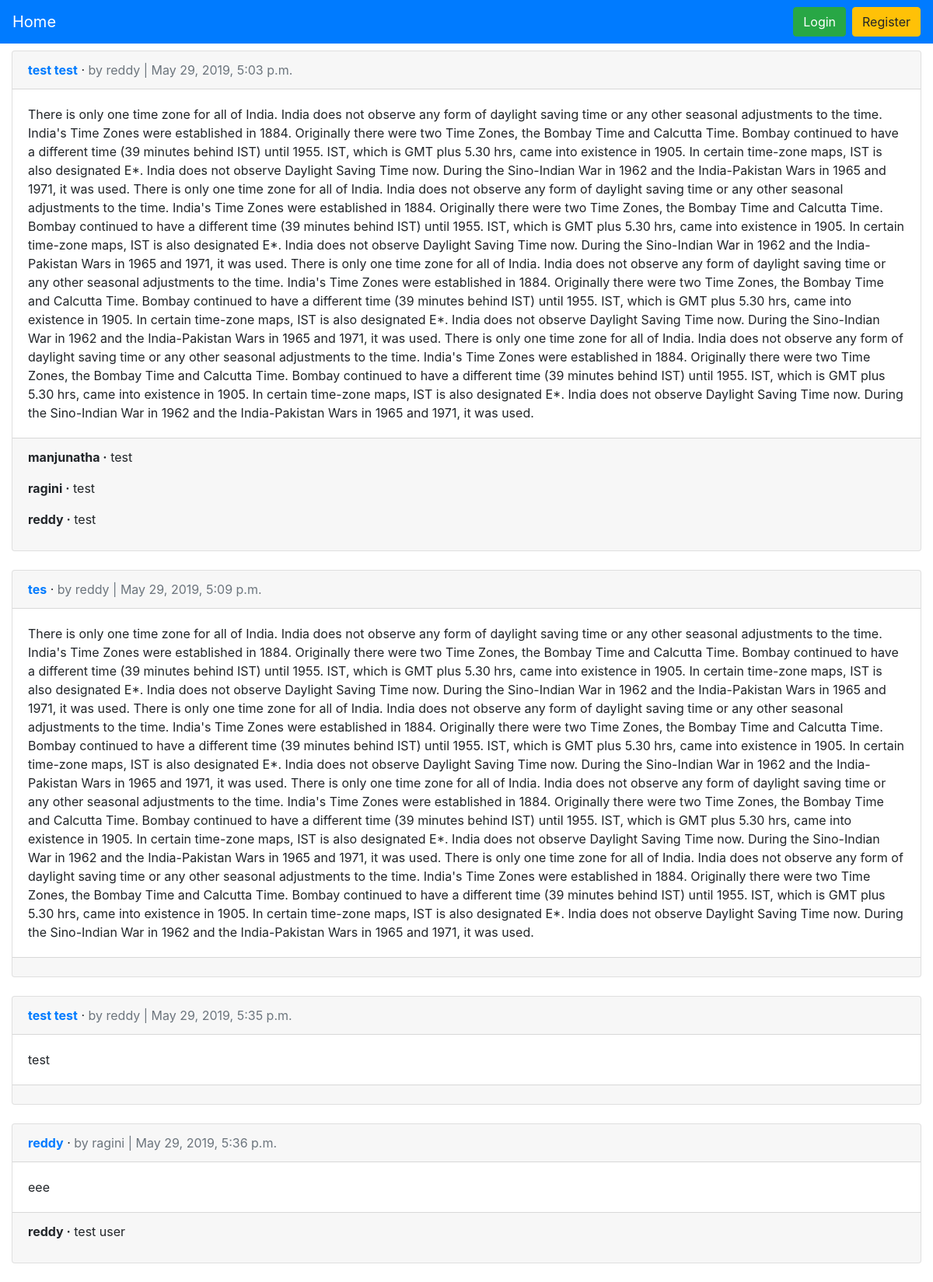
The app's page /articles/ with its own data.
### articles/models.py (models this page shows, shortened)
class Article(models.Model):
    title = models.CharField(max_length=255)
    body = models.TextField()
    date = models.DateTimeField(auto_now_add=True)
    author = models.ForeignKey(
        get_user_model(),
        on_delete=models.CASCADE,
    )

class Comment(models.Model):
    article = models.ForeignKey(Article, on_delete=models.CASCADE, related_name='comments',)
    comment = models.CharField(max_length=150)
    author = models.ForeignKey(
        get_user_model(),
        on_delete=models.CASCADE,
    )
    def __str__(self):
        return self.comment

### users/models.py (models this page shows)
class CustomUser(AbstractUser):
    email = models.EmailField(null=True, blank=True)
    age = models.PositiveIntegerField(null=True, blank=True)
    mobile = models.IntegerField(null=True, blank=True)
    address = models.TextField(null=True, blank=True)

### articles/views.py (the view)
# urls.py: path('', ArticleListView.as_view(), name='articles_list'),
class ArticleListView(ListView):
    model = Article
    template_name = 'article_list.html'

### articles/templates/article_list.html (shortened to what this page needs)
{% extends 'base.html' %}
{% block content %}
{% for article in object_list %}
<div class="card">
    <div class="card-header">
        <span class="font-weight-bold"><a href="{% url 'article_detail' article.pk %}">{{ article.title }}</a></span> &middot;
        <span class="text-muted">by {{ article.author }} |
        {{ article.date }}</span>
    </div>
    <div class="card-body">
    {{ article.body }}
    </div>
    <div class="card-footer">
        {% for comment in article.comments.all %}
        <p>
            <span class="font-weight-bold">{{ comment.author }} &middot;</span>
            {{ comment }}
        </p>
        {% endfor %}
    </div>
</div>
<br />
{% endfor %}
{% endblock content %}

### users/templates/base.html (shortened to what this page needs)
<!DOCTYPE html>
{% load static %}
<html lang="en">
<head>
    <link rel="stylesheet" href="{% static 'bootstrap/dist/css/bootstrap.min.css' %}">
    <link rel="stylesheet" href="{% static 'components-font-awesome/css/fontawesome-all.min.css' %}">
</head>
<body>
 <nav class="navbar fixed-top navbar-expand-lg navbar-dark bg-primary">
            <a class="navbar-brand" href="/">
                Home
            </a>
            <div class="collapse navbar-collapse" id="navbarTogglerDemo02">
                <form class="form-inline my-2 my-lg-0">
                    <ul class="navbar-nav mr-auto mt-2 mt-lg-0">
                        {% if user.is_authenticated %}
                        <li class="nav-item active">
                            <a class="nav-link" href="{% url 'article_create' %}">+ New</a>
                        </li>
                        <div class="dropdown ">
                          <button type="button" class="btn btn-primary dropdown-toggle" data-toggle="dropdown">
                            <i class="far fa-user"></i>
                          </button>
                          <div class="dropdown-menu">
                            <a class="dropdown-item" href="#">Profile</a>
                            <a class="dropdown-item" href="{% url 'password_change' %}">Change Password</a>
                            <a class="dropdown-item" href="{% url 'password_reset' %}">Forgot Password</a>
                            <a class="dropdown-item" href="{% url 'logout' %}">Logout</a>
                          </div>
                        </div>
                        {% else %}
                        <li class="nav-item active">
                            <a class="btn btn-success ml-2" href="{% url 'login' %}">Login </span></a>
                        </li>
                        <li class="nav-item active">
                            <a class="btn btn-warning ml-2" href="{% url 'signup' %}">Register </span></a>
                        </li>
                        {% endif %}
                    </ul>
                </form>
            </div>
    </nav>
 <div class="container" style="margin-top:65px;max-width: 100%;">
    {% block content %}
    {% endblock content %}
 </div>
</body>
</html>

### records on screen
Article: title "test test", author "reddy", date "May 29, 2019, 5:03 p.m.", body "There is only one time zone for all of India. India does not observe any form of daylight saving time or any other seasonal adjustments to the time. India's Time Zones were established in 1884. Originally there were two Time Zones, the Bombay Time and Calcutta Time. Bombay continued to have a different time (39 minutes behind IST) until 1955. IST, which is GMT plus 5.30 hrs, came into existence in 1905. In certain time-zone maps, IST is also designated E*. India does not observe Daylight Saving Time now. During the Sino-Indian War in 1962 and the India-Pakistan Wars in 1965 and 1971, it was used. There is only one time zone for all of India. India does not observe any form of daylight…"
Comment: author "manjunatha", comment "test"
Comment: author "ragini", comment "test"
Comment: author "reddy", comment "test"
Article: title "tes", author "reddy", date "May 29, 2019, 5:09 p.m.", body "There is only one time zone for all of India. India does not observe any form of daylight saving time or any other seasonal adjustments to the time. India's Time Zones were established in 1884. Originally there were two Time Zones, the Bombay Time and Calcutta Time. Bombay continued to have a different time (39 minutes behind IST) until 1955. IST, which is GMT plus 5.30 hrs, came into existence in 1905. In certain time-zone maps, IST is also designated E*. India does not observe Daylight Saving Time now. During the Sino-Indian War in 1962 and the India-Pakistan Wars in 1965 and 1971, it was used. There is only one time zone for all of India. India does not observe any form of daylight…"
Article: title "test test", author "reddy", date "May 29, 2019, 5:35 p.m.", body "test"
Article: title "reddy", author "ragini", date "May 29, 2019, 5:36 p.m.", body "eee"
Comment: author "reddy", comment "test user"
